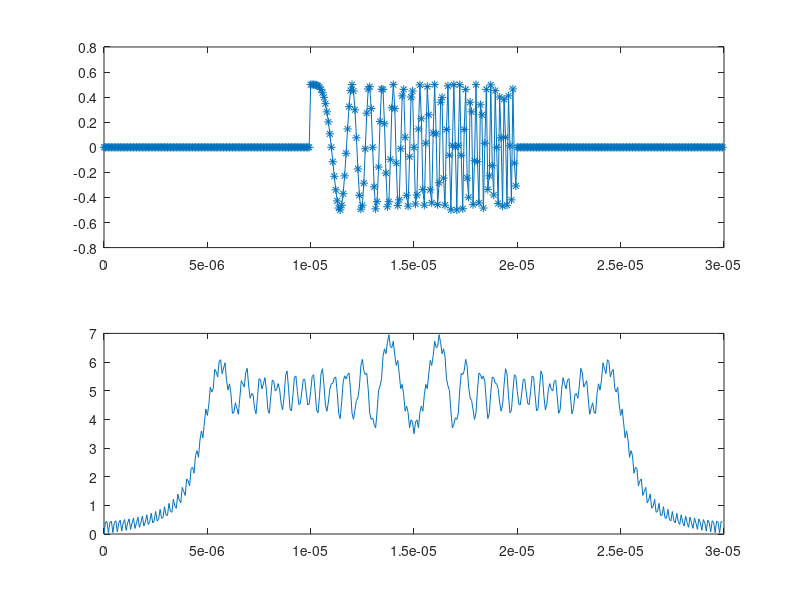

The MATLAB script that drew this image:
clear all;
set(0,'DefaultFigureWindowStyle','docked')

% Generate a chirp and write to file

fs = 14e6;%56e6; % samples/second % 40e6
dt = 1/fs;
f0 = 0e6; % Hz
f1 = 5e6;%25e6; % Hz
t1 = 10e-6;%500e-6; %10e-6; % seconds % 0.01

t_zero_before = 10e-6; % seconds - pad with zeros before
t_zero_after = 10e-6; % seconds - pad with zeros after

t_chrp = 0:dt:(t1-dt);
t = 0:dt:((t1+t_zero_before+t_zero_after)-dt);

y_chrp = 0.5*chirp(t_chrp,f0,t1,f1);
%y_chrp = y_chrp .* hamming(length(y_chrp))'; % optional window function
y_chrp = [zeros(1, t_zero_before*fs) complex(y_chrp) zeros(1, t_zero_after*fs)];
y = y_chrp;

samps = [real(y); imag(y)];
samps = samps(:)';

fileID = fopen('chirp.bin','w');
fwrite(fileID,samps,'float');

%% plot
figure
subplot(2,1,1)
plot(t, real(y), '-*')
subplot(2,1,2)
plot(t, abs(fftshift(fft(y))))
